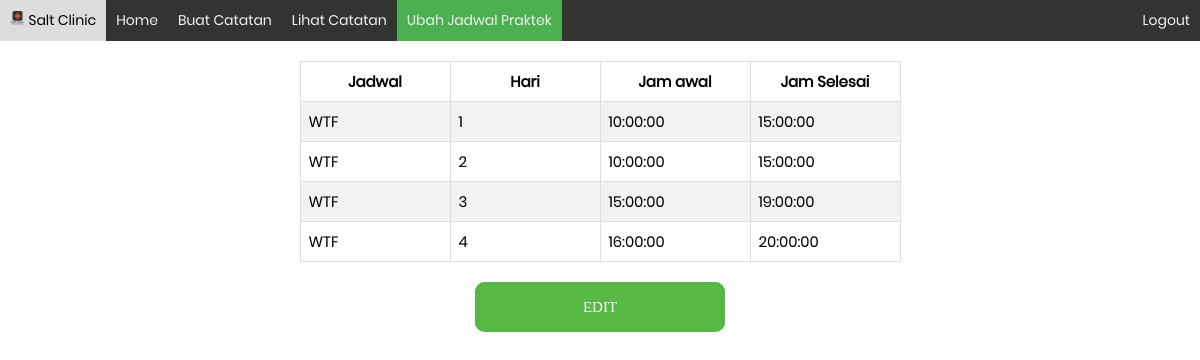
The page /dokter-ubah-jadwal.php (signed in) on the database as committed earlier.
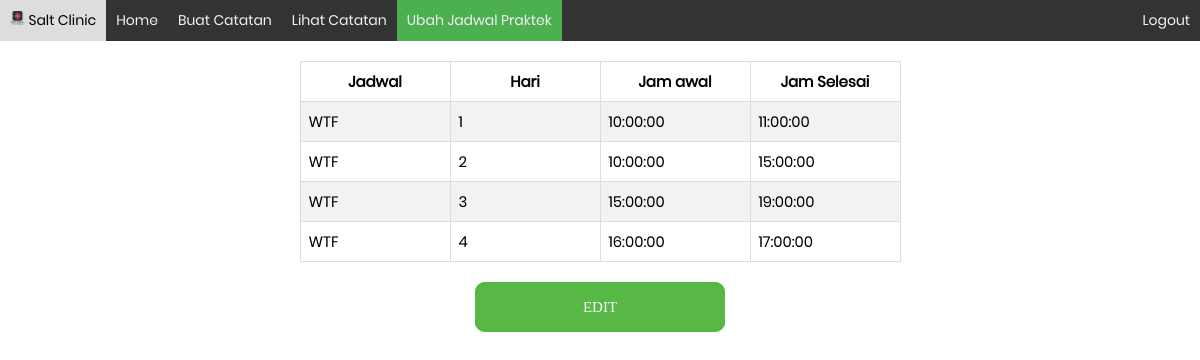
The same page on the database as committed later.
### tables this page shows
CREATE TABLE `jadwalpraktek` (
  `idPraktek` int(11) NOT NULL,
  `idDokter` int(11) NOT NULL,
  `waktuMulai` time NOT NULL,
  `waktuSelesai` time NOT NULL,
  `hari` tinyint(4) NOT NULL
);

### connection/session.php (called while the page is built, shortened)
<?php
   $id = $_SESSION['id'];
   ?>

### jadwalnow.php (the view, shortened to what this page needs)
<table>
	<tr>
		<th>Jadwal</th>
		<th>Hari</th>
		<th>Jam awal </th>
		<th>Jam Selesai</th>
	</tr>
	<?php
			if($result){
					while($row=$result->fetch_array()){
							echo "<tr>
							<td> WTF </td>
							<td>".$row['hari']."</td>
							<td>".$row['waktuMulai']."</td>
							<td>".$row['waktuSelesai']."</td>
							</tr>";
					}
			}else{
					echo "<td>Jadwal Belum Tersedia silakan dimasukan !</td>";
			}
	?>
</table>
<div class='centered-container'>
	<form method='GET' action="">
	<div class="container-menu-btn">
		<button class="menu-btn" style='padding:0px'>
			<a style='text-decoration:none; width:100%;' href="dokter-ubah-jadwal.php?edit=1" class='menu-btn'>
				Edit
			</a>
		</button>
	</div>
</div>

Rows that differ between the two databases and show on the page:
changed jadwalpraktek (number 1 of 4 on the later page): waktuSelesai "15:00:00" → "11:00:00"
changed jadwalpraktek (number 4 of 4 on the later page): waktuSelesai "20:00:00" → "17:00:00"
